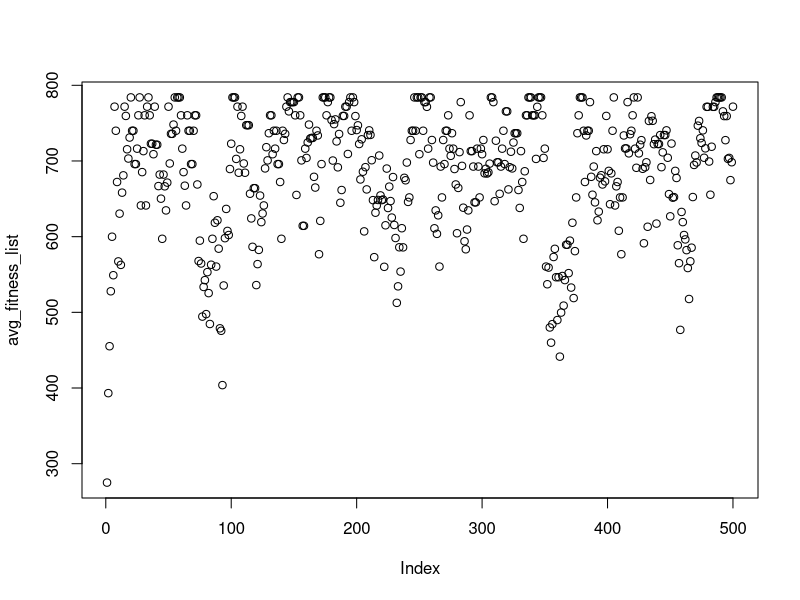

Here is the R script that generated this plot:

co_sites = c(3,3,3,3)
mut_sites = c(2,1,4,5,3,2,3,2)
co_prob = 0.6
mut_prob = 0.1

population = c(13,24,8,19,18,7,23,25)
  
max_range = 28
min_range = 0
n = 5

get_x_value <- function(x){
  return(min_range + (max_range-min_range)/((2^n)-1 ) * x)
}

obj_function <- function(x_value){
  return(x_value^2)
}

get_pi_value <- function(Fx){
  return(Fx/sum(Fx))
}


selected_chromosomes <- function(cum_Pi, r){
  
  chrom_no = c()
  for(element in r){
    i = 1
    chrom = NULL
    for(p_element in cum_Pi){
      
      if(element > p_element){
        chrom = i + 1
      }
      i = i + 1
    }
    if(is.null(chrom)) { chrom_no = append(chrom_no, 1) }
    else{ chrom_no = append(chrom_no, chrom) }
  }
  
  return(chrom_no)
}

get_binary <- function(x){
  result = c()
  for(each in x){
    result = append(result,substring(paste(as.integer(rev(intToBits(each))),collapse=""), 32-n+1, 32))  
  }
  return(result)
}


do_crossover <- function(binary_pop){
  selected_chrom_iter = 1
  intermediate_population = c()
  for(each in r_co){
    if(each  <= co_prob){
      slice1 = paste(substring(binary_pop[selected_chrom_iter],1,co_sites[(selected_chrom_iter+1)/2]), substring(binary_pop[selected_chrom_iter+1],co_sites[(selected_chrom_iter+1)/2]+1), sep="" )
      slice2 = paste(substring(binary_pop[selected_chrom_iter+1],0,co_sites[(selected_chrom_iter+1)/2]), substring(binary_pop[selected_chrom_iter],co_sites[(selected_chrom_iter+1)/2]+1), sep="" )
      
      intermediate_population = append(intermediate_population, slice1)
      intermediate_population = append(intermediate_population, slice2)
    }
    else{
      intermediate_population = append(intermediate_population,binary_pop[selected_chrom_iter])
      intermediate_population = append(intermediate_population,binary_pop[selected_chrom_iter+1])
    }
    selected_chrom_iter = selected_chrom_iter + 2
  }
  return(intermediate_population)
}


do_mutation <- function(intermediate_population){
  generation = c()
  mut_iter = 1
  for(each in intermediate_population){
    if(runif(1,min = 0, max=1) <= mut_prob){
      if(substring(each,mut_sites[mut_iter],mut_sites[mut_iter]) == "0"){
        var1 = paste(substring(each,1,mut_sites[mut_iter]-1),"1",substring(each,mut_sites[mut_iter]+1),sep = "")
        generation = append(generation,var1)
        #substring(each,mut_sites[mut_iter],mut_sites[mut_iter]) = "1"
      } else{
        var1 = paste(substring(each,1,mut_sites[mut_iter]-1),"0",substring(each,mut_sites[mut_iter]+1),sep = "")
        generation = append(generation,var1)
        #substring(each,mut_sites[mut_iter],mut_sites[mut_iter]) = "0"
      }
      
    }
    else{
      generation = append(generation, each)
    }
    mut_iter = mut_iter + 1
  }
  return(generation)
}


avg_fitness_list = c()
for(i in rep(1,500)){
  #Selection
  x_value = get_x_value(population)
  fx = obj_function(x_value)
  Fx = fx
  average_fitness = mean(Fx)
  Pi = get_pi_value(Fx)
  cum_Pi = cumsum(Pi)
  r_selection = runif(length(population))
  selected = selected_chromosomes(cum_Pi,r_selection)
  #CrossOver
  r_co = runif(length(population)/2)
  binary_pop = get_binary(population[selected])
  intermediate_population = do_crossover(binary_pop)
  #Mutation
  population = do_mutation(intermediate_population)
  population = strtoi(population, base=2)
  avg_fitness_list = append(avg_fitness_list, average_fitness)
}
plot(avg_fitness_list)
